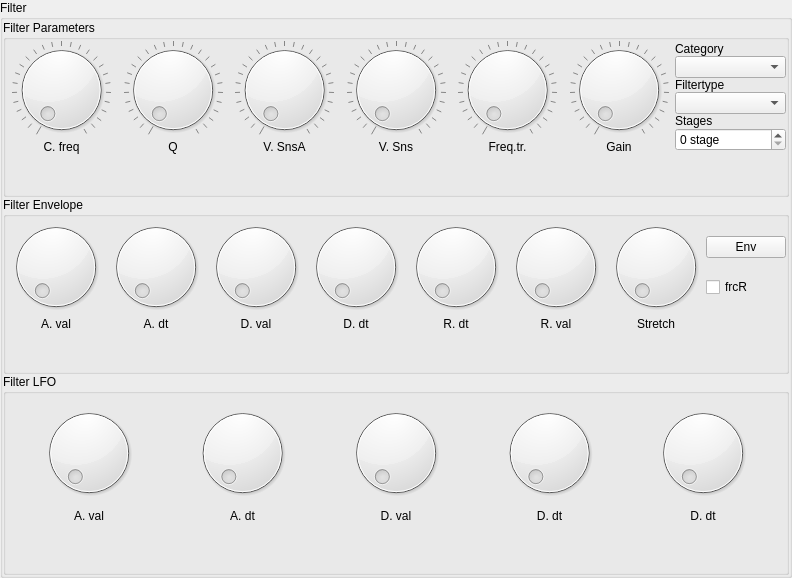
          <widget class="GroupBox" name="groupBox">
           <property name="title">
            <string>Filter</string>
           </property>
           <property name="controlId" stdset="0">
            <string>FILTER_PARAMETERS</string>
           </property>
           <layout class="QVBoxLayout" name="verticalLayout_5">
            <property name="spacing">
             <number>0</number>
            </property>
            <property name="margin">
             <number>0</number>
            </property>
            <item>
             <widget class="GroupBox" name="groupBox_5">
              <property name="title">
               <string>Filter Parameters</string>
              </property>
              <property name="controlId" stdset="0">
               <string>FILTER_PARAMETERS</string>
              </property>
              <layout class="QGridLayout" name="gridLayout_13">
               <property name="margin">
                <number>0</number>
               </property>
               <property name="spacing">
                <number>0</number>
               </property>
               <item row="0" column="3">
                <widget class="Dial" name="partPan_3">
                 <property name="maximum">
                  <number>127</number>
                 </property>
                 <property name="pageStep">
                  <number>32</number>
                 </property>
                 <property name="wrapping">
                  <bool>false</bool>
                 </property>
                 <property name="notchTarget">
                  <double>4.699999999999999</double>
                 </property>
                 <property name="notchesVisible">
                  <bool>true</bool>
                 </property>
                 <property name="controlId" stdset="0">
                  <string>CenterFrequency</string>
                 </property>
                </widget>
               </item>
               <item row="0" column="4">
                <widget class="Dial" name="masterVolume_11">
                 <property name="maximum">
                  <number>127</number>
                 </property>
                 <property name="pageStep">
                  <number>32</number>
                 </property>
                 <property name="wrapping">
                  <bool>false</bool>
                 </property>
                 <property name="notchTarget">
                  <double>4.699999999999999</double>
                 </property>
                 <property name="notchesVisible">
                  <bool>true</bool>
                 </property>
                 <property name="controlId" stdset="0">
                  <string>freq</string>
                 </property>
                </widget>
               </item>
               <item row="0" column="5">
                <widget class="Dial" name="masterVolume_12">
                 <property name="maximum">
                  <number>127</number>
                 </property>
                 <property name="pageStep">
                  <number>32</number>
                 </property>
                 <property name="wrapping">
                  <bool>false</bool>
                 </property>
                 <property name="notchTarget">
                  <double>4.699999999999999</double>
                 </property>
                 <property name="notchesVisible">
                  <bool>true</bool>
                 </property>
                 <property name="controlId" stdset="0">
                  <string>freq</string>
                 </property>
                </widget>
               </item>
               <item row="0" column="6">
                <widget class="Dial" name="masterVolume_13">
                 <property name="maximum">
                  <number>127</number>
                 </property>
                 <property name="pageStep">
                  <number>32</number>
                 </property>
                 <property name="wrapping">
                  <bool>false</bool>
                 </property>
                 <property name="notchTarget">
                  <double>4.699999999999999</double>
                 </property>
                 <property name="notchesVisible">
                  <bool>true</bool>
                 </property>
                 <property name="controlId" stdset="0">
                  <string>freq</string>
                 </property>
                </widget>
               </item>
               <item row="0" column="7">
                <widget class="Dial" name="masterVolume_14">
                 <property name="maximum">
                  <number>127</number>
                 </property>
                 <property name="pageStep">
                  <number>32</number>
                 </property>
                 <property name="wrapping">
                  <bool>false</bool>
                 </property>
                 <property name="notchTarget">
                  <double>4.699999999999999</double>
                 </property>
                 <property name="notchesVisible">
                  <bool>true</bool>
                 </property>
                 <property name="controlId" stdset="0">
                  <string>freq</string>
                 </property>
                </widget>
               </item>
               <item row="0" column="8">
                <widget class="Dial" name="masterVolume_15">
                 <property name="maximum">
                  <number>127</number>
                 </property>
                 <property name="pageStep">
                  <number>32</number>
                 </property>
                 <property name="wrapping">
                  <bool>false</bool>
                 </property>
                 <property name="notchTarget">
                  <double>4.699999999999999</double>
                 </property>
                 <property name="notchesVisible">
                  <bool>true</bool>
                 </property>
                 <property name="controlId" stdset="0">
                  <string>freq</string>
                 </property>
                </widget>
               </item>
               <item row="1" column="3">
                <widget class="QLabel" name="label_79">
                 <property name="text">
                  <string>C. freq</string>
                 </property>
                 <property name="alignment">
                  <set>Qt::AlignCenter</set>
                 </property>
                </widget>
               </item>
               <item row="1" column="4">
                <widget class="QLabel" name="label_80">
                 <property name="text">
                  <string>Q</string>
                 </property>
                 <property name="alignment">
                  <set>Qt::AlignCenter</set>
                 </property>
                </widget>
               </item>
               <item row="1" column="5">
                <widget class="QLabel" name="label_81">
                 <property name="text">
                  <string>V. SnsA</string>
                 </property>
                 <property name="alignment">
                  <set>Qt::AlignCenter</set>
                 </property>
                </widget>
               </item>
               <item row="1" column="6">
                <widget class="QLabel" name="label_82">
                 <property name="text">
                  <string>V. Sns</string>
                 </property>
                 <property name="alignment">
                  <set>Qt::AlignCenter</set>
                 </property>
                </widget>
               </item>
               <item row="1" column="7">
                <widget class="QLabel" name="label_83">
                 <property name="text">
                  <string>Freq.tr.</string>
                 </property>
                 <property name="alignment">
                  <set>Qt::AlignCenter</set>
                 </property>
                </widget>
               </item>
               <item row="1" column="8">
                <widget class="QLabel" name="label_84">
                 <property name="text">
                  <string>Gain</string>
                 </property>
                 <property name="alignment">
                  <set>Qt::AlignCenter</set>
                 </property>
                </widget>
               </item>
               <item row="0" column="9" rowspan="2">
                <widget class="QWidget" name="widget_9" native="true">
                 <property name="sizePolicy">
                  <sizepolicy hsizetype="Preferred" vsizetype="Maximum">
                   <horstretch>0</horstretch>
                   <verstretch>0</verstretch>
                  </sizepolicy>
                 </property>
                 <layout class="QVBoxLayout" name="verticalLayout_12">
                  <property name="spacing">
                   <number>0</number>
                  </property>
                  <property name="margin">
                   <number>0</number>
                  </property>
                  <item>
                   <widget class="QLabel" name="label_2">
                    <property name="sizePolicy">
                     <sizepolicy hsizetype="Preferred" vsizetype="Maximum">
                      <horstretch>0</horstretch>
                      <verstretch>0</verstretch>
                     </sizepolicy>
                    </property>
                    <property name="text">
                     <string>Category</string>
                    </property>
                   </widget>
                  </item>
                  <item>
                   <widget class="ComboBox" name="comboBox_5">
                    <property name="controlId" stdset="0">
                     <string>type</string>
                    </property>
                   </widget>
                  </item>
                  <item>
                   <widget class="QLabel" name="label_3">
                    <property name="sizePolicy">
                     <sizepolicy hsizetype="Preferred" vsizetype="Maximum">
                      <horstretch>0</horstretch>
                      <verstretch>0</verstretch>
                     </sizepolicy>
                    </property>
                    <property name="text">
                     <string>Filtertype</string>
                    </property>
                   </widget>
                  </item>
                  <item>
                   <widget class="ComboBox" name="comboBox_6">
                    <property name="controlId" stdset="0">
                     <string>category</string>
                    </property>
                   </widget>
                  </item>
                  <item>
                   <widget class="QLabel" name="label_5">
                    <property name="sizePolicy">
                     <sizepolicy hsizetype="Preferred" vsizetype="Maximum">
                      <horstretch>0</horstretch>
                      <verstretch>0</verstretch>
                     </sizepolicy>
                    </property>
                    <property name="text">
                     <string>Stages</string>
                    </property>
                   </widget>
                  </item>
                  <item>
                   <widget class="SpinBox" name="octave_4">
                    <property name="suffix">
                     <string> stage</string>
                    </property>
                    <property name="prefix">
                     <string/>
                    </property>
                    <property name="controlId" stdset="0">
                     <string>OctaveDetune</string>
                    </property>
                   </widget>
                  </item>
                 </layout>
                </widget>
               </item>
               <item row="2" column="5">
                <spacer name="verticalSpacer_2">
                 <property name="orientation">
                  <enum>Qt::Vertical</enum>
                 </property>
                 <property name="sizeHint" stdset="0">
                  <size>
                   <width>20</width>
                   <height>40</height>
                  </size>
                 </property>
                </spacer>
               </item>
              </layout>
             </widget>
            </item>
            <item>
             <widget class="GroupBox" name="filterEnvelope">
              <property name="title">
               <string>Filter Envelope</string>
              </property>
              <property name="controlId" stdset="0">
               <string>FILTER_ENVELOPE</string>
              </property>
              <layout class="QGridLayout" name="gridLayout_5">
               <property name="margin">
                <number>0</number>
               </property>
               <property name="spacing">
                <number>0</number>
               </property>
               <item row="1" column="1">
                <widget class="QLabel" name="label_39">
                 <property name="text">
                  <string>A. dt</string>
                 </property>
                 <property name="alignment">
                  <set>Qt::AlignCenter</set>
                 </property>
                </widget>
               </item>
               <item row="1" column="2">
                <widget class="QLabel" name="label_37">
                 <property name="text">
                  <string>D. val</string>
                 </property>
                 <property name="alignment">
                  <set>Qt::AlignCenter</set>
                 </property>
                </widget>
               </item>
               <item row="1" column="3">
                <widget class="QLabel" name="label_40">
                 <property name="text">
                  <string>D. dt</string>
                 </property>
                 <property name="alignment">
                  <set>Qt::AlignCenter</set>
                 </property>
                </widget>
               </item>
               <item row="1" column="4">
                <widget class="QLabel" name="label_38">
                 <property name="text">
                  <string>R. dt</string>
                 </property>
                 <property name="alignment">
                  <set>Qt::AlignCenter</set>
                 </property>
                </widget>
               </item>
               <item row="1" column="5">
                <widget class="QLabel" name="label_36">
                 <property name="text">
                  <string>R. val</string>
                 </property>
                 <property name="alignment">
                  <set>Qt::AlignCenter</set>
                 </property>
                </widget>
               </item>
               <item row="1" column="0">
                <widget class="QLabel" name="label_41">
                 <property name="text">
                  <string>A. val</string>
                 </property>
                 <property name="alignment">
                  <set>Qt::AlignCenter</set>
                 </property>
                </widget>
               </item>
               <item row="1" column="6">
                <widget class="QLabel" name="label_42">
                 <property name="text">
                  <string>Stretch</string>
                 </property>
                 <property name="alignment">
                  <set>Qt::AlignCenter</set>
                 </property>
                </widget>
               </item>
               <item row="0" column="7">
                <widget class="QWidget" name="widget_5" native="true">
                 <layout class="QVBoxLayout" name="verticalLayout_8">
                  <property name="spacing">
                   <number>0</number>
                  </property>
                  <property name="margin">
                   <number>0</number>
                  </property>
                  <item>
                   <widget class="QPushButton" name="pushButton_6">
                    <property name="text">
                     <string>Env</string>
                    </property>
                   </widget>
                  </item>
                  <item>
                   <widget class="CheckBox" name="checkBox_6">
                    <property name="text">
                     <string>frcR</string>
                    </property>
                    <property name="controlId" stdset="0">
                     <string>forced_release</string>
                    </property>
                   </widget>
                  </item>
                 </layout>
                </widget>
               </item>
               <item row="0" column="0">
                <widget class="Dial" name="a_dt_13">
                 <property name="sizePolicy">
                  <sizepolicy hsizetype="Preferred" vsizetype="Preferred">
                   <horstretch>0</horstretch>
                   <verstretch>0</verstretch>
                  </sizepolicy>
                 </property>
                 <property name="controlId" stdset="0">
                  <string>A_val</string>
                 </property>
                </widget>
               </item>
               <item row="0" column="1">
                <widget class="Dial" name="d_dt_9">
                 <property name="sizePolicy">
                  <sizepolicy hsizetype="Preferred" vsizetype="Preferred">
                   <horstretch>0</horstretch>
                   <verstretch>0</verstretch>
                  </sizepolicy>
                 </property>
                 <property name="controlId" stdset="0">
                  <string>A_dt</string>
                 </property>
                </widget>
               </item>
               <item row="0" column="3">
                <widget class="Dial" name="d_dt_10">
                 <property name="sizePolicy">
                  <sizepolicy hsizetype="Preferred" vsizetype="Preferred">
                   <horstretch>0</horstretch>
                   <verstretch>0</verstretch>
                  </sizepolicy>
                 </property>
                 <property name="controlId" stdset="0">
                  <string>D_dt</string>
                 </property>
                </widget>
               </item>
               <item row="0" column="2">
                <widget class="Dial" name="d_dt_11">
                 <property name="sizePolicy">
                  <sizepolicy hsizetype="Preferred" vsizetype="Preferred">
                   <horstretch>0</horstretch>
                   <verstretch>0</verstretch>
                  </sizepolicy>
                 </property>
                 <property name="controlId" stdset="0">
                  <string>D_val</string>
                 </property>
                </widget>
               </item>
               <item row="0" column="4">
                <widget class="Dial" name="r_dt_2">
                 <property name="sizePolicy">
                  <sizepolicy hsizetype="Preferred" vsizetype="Preferred">
                   <horstretch>0</horstretch>
                   <verstretch>0</verstretch>
                  </sizepolicy>
                 </property>
                 <property name="controlId" stdset="0">
                  <string>R_dt</string>
                 </property>
                </widget>
               </item>
               <item row="0" column="5">
                <widget class="Dial" name="r_dt_7">
                 <property name="sizePolicy">
                  <sizepolicy hsizetype="Preferred" vsizetype="Preferred">
                   <horstretch>0</horstretch>
                   <verstretch>0</verstretch>
                  </sizepolicy>
                 </property>
                 <property name="controlId" stdset="0">
                  <string>R_val</string>
                 </property>
                </widget>
               </item>
               <item row="0" column="6">
                <widget class="Dial" name="stretch_9">
                 <property name="sizePolicy">
                  <sizepolicy hsizetype="Preferred" vsizetype="Preferred">
                   <horstretch>0</horstretch>
                   <verstretch>0</verstretch>
                  </sizepolicy>
                 </property>
                 <property name="controlId" stdset="0">
                  <string>env_stretch</string>
                 </property>
                </widget>
               </item>
               <item row="2" column="3">
                <spacer name="verticalSpacer_3">
                 <property name="orientation">
                  <enum>Qt::Vertical</enum>
                 </property>
                 <property name="sizeHint" stdset="0">
                  <size>
                   <width>20</width>
                   <height>40</height>
                  </size>
                 </property>
                </spacer>
               </item>
              </layout>
             </widget>
            </item>
            <item>
             <widget class="GroupBox" name="amplitudeLFO_2">
              <property name="title">
               <string>Filter LFO</string>
              </property>
              <layout class="QGridLayout" name="gridLayout_9">
               <item row="0" column="0">
                <widget class="Dial" name="a_dt_10">
                 <property name="sizePolicy">
                  <sizepolicy hsizetype="Preferred" vsizetype="Preferred">
                   <horstretch>0</horstretch>
                   <verstretch>0</verstretch>
                  </sizepolicy>
                 </property>
                </widget>
               </item>
               <item row="0" column="1">
                <widget class="Dial" name="a_dt_11">
                 <property name="sizePolicy">
                  <sizepolicy hsizetype="Preferred" vsizetype="Preferred">
                   <horstretch>0</horstretch>
                   <verstretch>0</verstretch>
                  </sizepolicy>
                 </property>
                </widget>
               </item>
               <item row="0" column="2">
                <widget class="Dial" name="d_dt_6">
                 <property name="sizePolicy">
                  <sizepolicy hsizetype="Preferred" vsizetype="Preferred">
                   <horstretch>0</horstretch>
                   <verstretch>0</verstretch>
                  </sizepolicy>
                 </property>
                </widget>
               </item>
               <item row="0" column="3">
                <widget class="Dial" name="s_val_8">
                 <property name="sizePolicy">
                  <sizepolicy hsizetype="Preferred" vsizetype="Preferred">
                   <horstretch>0</horstretch>
                   <verstretch>0</verstretch>
                  </sizepolicy>
                 </property>
                </widget>
               </item>
               <item row="1" column="0">
                <widget class="QLabel" name="label_57">
                 <property name="text">
                  <string>A. val</string>
                 </property>
                 <property name="alignment">
                  <set>Qt::AlignCenter</set>
                 </property>
                </widget>
               </item>
               <item row="1" column="1">
                <widget class="QLabel" name="label_58">
                 <property name="text">
                  <string>A. dt</string>
                 </property>
                 <property name="alignment">
                  <set>Qt::AlignCenter</set>
                 </property>
                </widget>
               </item>
               <item row="1" column="2">
                <widget class="QLabel" name="label_59">
                 <property name="text">
                  <string>D. val</string>
                 </property>
                 <property name="alignment">
                  <set>Qt::AlignCenter</set>
                 </property>
                </widget>
               </item>
               <item row="1" column="3">
                <widget class="QLabel" name="label_60">
                 <property name="text">
                  <string>D. dt</string>
                 </property>
                 <property name="alignment">
                  <set>Qt::AlignCenter</set>
                 </property>
                </widget>
               </item>
               <item row="0" column="4">
                <widget class="Dial" name="s_val_9">
                 <property name="sizePolicy">
                  <sizepolicy hsizetype="Preferred" vsizetype="Preferred">
                   <horstretch>0</horstretch>
                   <verstretch>0</verstretch>
                  </sizepolicy>
                 </property>
                </widget>
               </item>
               <item row="1" column="4">
                <widget class="QLabel" name="label_61">
                 <property name="text">
                  <string>D. dt</string>
                 </property>
                 <property name="alignment">
                  <set>Qt::AlignCenter</set>
                 </property>
                </widget>
               </item>
               <item row="2" column="1">
                <spacer name="verticalSpacer_7">
                 <property name="orientation">
                  <enum>Qt::Vertical</enum>
                 </property>
                 <property name="sizeHint" stdset="0">
                  <size>
                   <width>20</width>
                   <height>40</height>
                  </size>
                 </property>
                </spacer>
               </item>
              </layout>
             </widget>
            </item>
           </layout>
          </widget>
